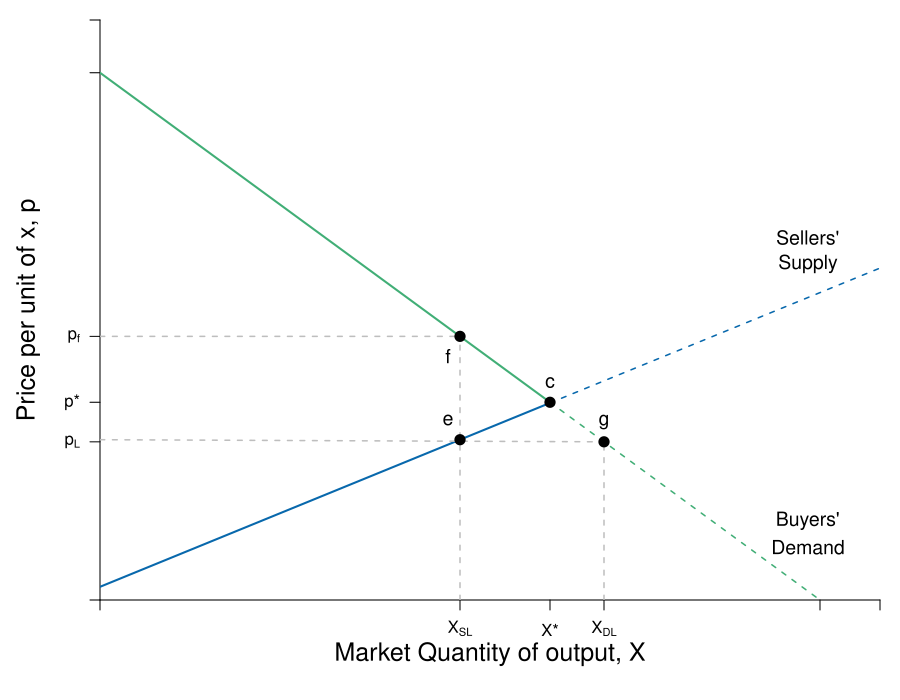

Generate this figure with R:
require(shape)
pdf(file = "competitionmarkets/ds_core_excess_d.pdf", width = 9, height = 7)

#Set parameters for graphics
axislabelsize <- 1.5
labelsize <- 1.2
graphlinewidth <- 2
segmentlinewidth <- 1.5

COL <- c("#7fc97f", "#beaed4", "#fdc086", "#ffff99", "#386cb0", "#f0027f", "#bf5b17", "#666666")
COLA <- c("#e0f3db", "#99d8c9","#66c2a4","#41ae76", "#238b45", "#005824")
COLB <- c("#c6dbef", "#4eb3d3", "#2b8cbe", "#0868ac","#084081")
COLC <- c("#fcfbfd", "#efedf5", "#dadaeb", "#bcbddc", "#9e9ac8", "#807dba", "#6a51a3", "#54278f", "#3f007d")

par(mar =  c(5, 5, 1, 1))

Demand <- function(x, rmax = 20, xmax = 12, n = 10) {
  rmax - (rmax/(n*xmax))*x
}

mrsA <- function(x, rmax = 20, xmax = 10) {
  rmax - (rmax/xmax)*x
}

uA <- function(x, y, rmax = 20, xmax = 10) {
  y + rmax*x - (1/2)(rmax/xmax)*x^2
}


#Supply <- function(x, c1 = 0, c2 = 0.05){
#  c1 + 2*c2*x
#}

# New Supply
Supply <- function(x, c1 = 0.5, c2 = 0.0465){
  c1 + 2*c2*x
}

xlims <- c(0, 130)
ylims <- c(0, 22)

npts <- 501 
x <- seq(xlims[1], xlims[2], length.out = npts)
y <- seq(ylims[1], ylims[2], length.out = npts) 
a <- c(46.08, 55, 64)
b <- c(46.08, 55, 64)

plot(0, 0, xlim = xlims, ylim = ylims, type = "n",
     xlab = expression(paste("")),
     ylab = expression(paste("")), 
     xaxt = "n", 
     yaxt = "n", 
     cex.lab = axislabelsize, 
     bty = "n",
     xaxs="i", 
     yaxs="i")

# ticksy <- seq(from = 0, to = ylims[2], by = 2)
# ylabels <- seq(from = 0, to = ylims[2], by = 2)
# ticksx <- seq(from = 0, to = xlims[2], by = 2)
# xlabels <- seq(from = 0, to = xlims[2], by = 2)
ticksy <- c(0, 6, 7.5, Demand(x = 60), 20, ylims[2])
ylabels <- c(NA, expression(paste(p[L])), expression(paste(p,"*")), expression(paste(p[f])), NA, NA)
ticksx <- c(0,  60, 75, 84, 120, xlims[2])
xlabels <- c(NA, expression(paste(X[{SL}])), expression(paste(X,"*")), expression(paste(X[{DL}])), NA, NA)

axis(1, at = ticksx, pos = 0, labels = xlabels)
axis(2, at = ticksy, pos = 0, labels = ylabels, las = 1)

npts <- 500 
xx1 <- seq(xlims[1], 75, length.out = npts)
xx2 <- seq(75, xlims[2], length.out = npts)

#Lines for mrs graph
lines(xx1, Demand(xx1), col = COLA[4], lwd = graphlinewidth)
lines(xx2, Demand(xx2), col = COLA[4], lty = 2, lwd = segmentlinewidth)
lines(xx1, Supply(xx1), col = COLB[4], lwd = graphlinewidth)
lines(xx2, Supply(xx2), col = COLB[4], lty = 2, lwd = segmentlinewidth)

#Label axes
mtext(expression(paste("Market Quantity of output, ", X)), side=1, line = 2.5, cex = axislabelsize)
text(-12, 0.5*ylims[2], expression(paste("Price per unit of x, ", p)), xpd = TRUE, cex = axislabelsize, srt = 90) 


# segments(0, 7.5, 75, 7.5, lty = 2, "gray" , lwd = segmentlinewidth)
# segments(75, 0, 75, 7.5, lty = 2, col = "gray" , lwd = segmentlinewidth)
points(75, 7.5, pch = 16, col = "black", cex = 1.5)
text(75, 8.25, expression(c), cex = labelsize)

segments(0, Supply(x = 60), 84, Demand(x = 84), lty = 2, "gray" , lwd = segmentlinewidth)
segments(60, 0, 60, Demand(x = 60), lty = 2, col = "gray" , lwd = segmentlinewidth)
segments(0, Demand(x = 60), 60, Demand(x = 60), lty = 2, col = "gray" , lwd = segmentlinewidth)
segments(84, 0, 84, Demand(x = 84), lty = 2, col = "gray" , lwd = segmentlinewidth)
points(60, Supply(x = 60), pch = 16, col = "black", cex = 1.5)
points(84, Demand(x = 84), pch = 16, col = "black", cex = 1.5)
points(60, Demand(x = 60), pch = 16, col = "black", cex = 1.5)
text(84, Demand(x = 84) + 0.75, expression(g), cex = labelsize)
text(60 - 2, Supply(x = 60) + 0.75, expression(e), cex = labelsize)
text(60 - 2, Demand(x = 60) - 0.75, expression(f), cex = labelsize)

# Arrows(54, 6.5, 54, 9.5, col = "black", lty = 1, code = 3, lwd = 2, arr.type = "triangle", arr.lwd = 0.5)
# text(36, 8, expression(paste("Buyers' rent at ", p^L)), cex = labelsize)


# 
# points(50, 10, pch = 16, col = "black", cex = 1.5)
# text(52, 10.5, expression(M))

#segments(4.11765, 6.17647, 5.88, 8.88, lty = 1, col = COL[2] , lwd = graphlinewidth)
text(118, 13.75, expression("Sellers'"), cex = labelsize)
text(118, 12.75, expression("Supply"), cex = labelsize)
#text(7.3, 2.5, expression("Curve"))

# Arrows(56, 11.5, 108, 11.5, col = "black", lty = 1, code = 3, lwd = 2, arr.type = "triangle", arr.lwd = 0.5)
# text(80, 12.5, expression(paste("Excess Supply at ", p^H)), cex = labelsize)

# Arrows(62, 5.5, 82, 5.5, col = "black", lty = 1, code = 3, lwd = 2, arr.type = "triangle", arr.lwd = 0.5)
# text(72, 4.75, expression(paste("Excess")), cex = labelsize)
# text(72, 3.75, expression(paste("Demand")), cex = labelsize)
# text(72, 2.75, expression(paste("at ", p^L)), cex = labelsize)


#Label Demand
text(118, 3, expression(paste("Buyers'")), cex = labelsize)
text(118, 2, expression(paste("Demand")), cex = labelsize)

dev.off()
